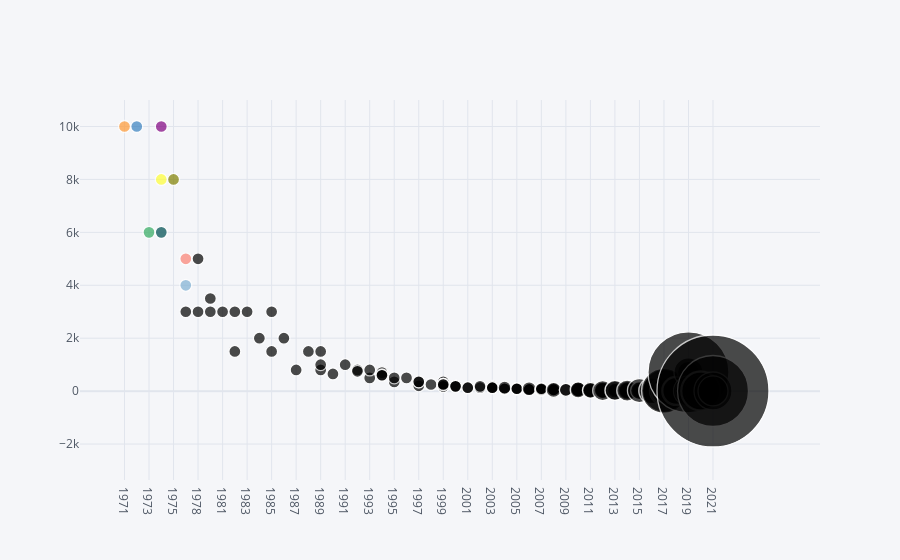

Notebook code for this chart:
### Code cell
df2.iplot(kind='bubble', 
          x='Date ofintroduction', 
          y='MOS process(nm)', 
          size='MOS transistor count')

### Figure 1 — Plotly figure (JSON) as saved in the notebook; plotly's stock layout.template omitted (floating-point values rounded to 4 significant figures; data arrays with more than 128 entries replaced by an {"elided": "..."} marker saying what was removed)
{"data": [{"marker": {"color": ["rgb(255, 153, 51)", "rgb(55, 128, 191)", "rgb(50, 171, 96)", "rgb(128, 0, 128)", "rgb(219, 64, 82)", "rgb(0, 128, 128)", "rgb(255, 255, 51)", "rgb(128, 128, 0)", "rgb(251, 128, 114)", "rgb(128, 177, 211)"], "line": {"width": 1.3}, "size": {"elided": "163 int values"}, "symbol": "circle"}, "mode": "markers", "text": "", "type": "scatter", "x": {"elided": "163 str values"}, "y": {"elided": "163 int values"}}], "layout": {"legend": {"bgcolor": "#F5F6F9", "font": {"color": "#4D5663"}}, "paper_bgcolor": "#F5F6F9", "plot_bgcolor": "#F5F6F9", "title": {"font": {"color": "#4D5663"}}, "xaxis": {"gridcolor": "#E1E5ED", "showgrid": true, "tickfont": {"color": "#4D5663"}, "title": {"font": {"color": "#4D5663"}, "text": ""}, "zerolinecolor": "#E1E5ED"}, "yaxis": {"gridcolor": "#E1E5ED", "showgrid": true, "tickfont": {"color": "#4D5663"}, "title": {"font": {"color": "#4D5663"}, "text": ""}, "zerolinecolor": "#E1E5ED"}}}
